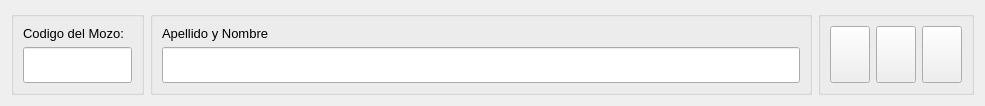
<?xml version="1.0" encoding="UTF-8"?>
<ui version="4.0">
 <class>Form</class>
 <widget class="QWidget" name="Form">
  <property name="geometry">
   <rect>
    <x>0</x>
    <y>0</y>
    <width>985</width>
    <height>95</height>
   </rect>
  </property>
  <property name="windowTitle">
   <string>Form</string>
  </property>
  <layout class="QGridLayout" name="gridLayout_5" columnstretch="10,50,10">
   <item row="0" column="1">
    <widget class="QGroupBox" name="groupBox_2">
     <property name="title">
      <string/>
     </property>
     <layout class="QGridLayout" name="gridLayout_2">
      <item row="0" column="0">
       <widget class="QLabel" name="label_2">
        <property name="font">
         <font>
          <pointsize>10</pointsize>
          <weight>50</weight>
          <bold>false</bold>
         </font>
        </property>
        <property name="text">
         <string>Apellido y Nombre</string>
        </property>
       </widget>
      </item>
      <item row="1" column="0">
       <widget class="QLineEdit" name="lineEdit_3">
        <property name="enabled">
         <bool>true</bool>
        </property>
        <property name="sizePolicy">
         <sizepolicy hsizetype="Expanding" vsizetype="Fixed">
          <horstretch>0</horstretch>
          <verstretch>0</verstretch>
         </sizepolicy>
        </property>
        <property name="font">
         <font>
          <pointsize>18</pointsize>
         </font>
        </property>
       </widget>
      </item>
     </layout>
    </widget>
   </item>
   <item row="0" column="0">
    <widget class="QGroupBox" name="groupBox">
     <property name="title">
      <string/>
     </property>
     <layout class="QGridLayout" name="gridLayout">
      <item row="1" column="1">
       <widget class="QLineEdit" name="lineEdit">
        <property name="enabled">
         <bool>true</bool>
        </property>
        <property name="sizePolicy">
         <sizepolicy hsizetype="Expanding" vsizetype="Fixed">
          <horstretch>0</horstretch>
          <verstretch>0</verstretch>
         </sizepolicy>
        </property>
        <property name="font">
         <font>
          <pointsize>18</pointsize>
         </font>
        </property>
       </widget>
      </item>
      <item row="0" column="1">
       <widget class="QLabel" name="label">
        <property name="font">
         <font>
          <pointsize>10</pointsize>
          <weight>50</weight>
          <bold>false</bold>
         </font>
        </property>
        <property name="text">
         <string>Codigo del Mozo:</string>
        </property>
       </widget>
      </item>
     </layout>
    </widget>
   </item>
   <item row="0" column="2">
    <widget class="QGroupBox" name="groupBox_4">
     <property name="sizePolicy">
      <sizepolicy hsizetype="Preferred" vsizetype="Expanding">
       <horstretch>0</horstretch>
       <verstretch>0</verstretch>
      </sizepolicy>
     </property>
     <property name="title">
      <string/>
     </property>
     <layout class="QGridLayout" name="gridLayout_4">
      <item row="0" column="0">
       <widget class="QPushButton" name="pushButton_3">
        <property name="sizePolicy">
         <sizepolicy hsizetype="Minimum" vsizetype="Expanding">
          <horstretch>0</horstretch>
          <verstretch>0</verstretch>
         </sizepolicy>
        </property>
        <property name="text">
         <string/>
        </property>
        <property name="icon">
         <iconset>
          <normaloff>../iconos/modificar.png</normaloff>../iconos/modificar.png</iconset>
        </property>
        <property name="iconSize">
         <size>
          <width>40</width>
          <height>40</height>
         </size>
        </property>
       </widget>
      </item>
      <item row="0" column="1">
       <widget class="QPushButton" name="pushButton_2">
        <property name="sizePolicy">
         <sizepolicy hsizetype="Minimum" vsizetype="Expanding">
          <horstretch>0</horstretch>
          <verstretch>0</verstretch>
         </sizepolicy>
        </property>
        <property name="text">
         <string/>
        </property>
        <property name="icon">
         <iconset>
          <normaloff>../iconos/borrar.png</normaloff>../iconos/borrar.png</iconset>
        </property>
        <property name="iconSize">
         <size>
          <width>40</width>
          <height>40</height>
         </size>
        </property>
       </widget>
      </item>
      <item row="0" column="2">
       <widget class="QPushButton" name="pushButton">
        <property name="sizePolicy">
         <sizepolicy hsizetype="Minimum" vsizetype="Expanding">
          <horstretch>0</horstretch>
          <verstretch>0</verstretch>
         </sizepolicy>
        </property>
        <property name="text">
         <string/>
        </property>
        <property name="icon">
         <iconset>
          <normaloff>../iconos/nuevo.png</normaloff>../iconos/nuevo.png</iconset>
        </property>
        <property name="iconSize">
         <size>
          <width>40</width>
          <height>40</height>
         </size>
        </property>
       </widget>
      </item>
     </layout>
    </widget>
   </item>
  </layout>
 </widget>
 <resources/>
 <connections/>
</ui>
